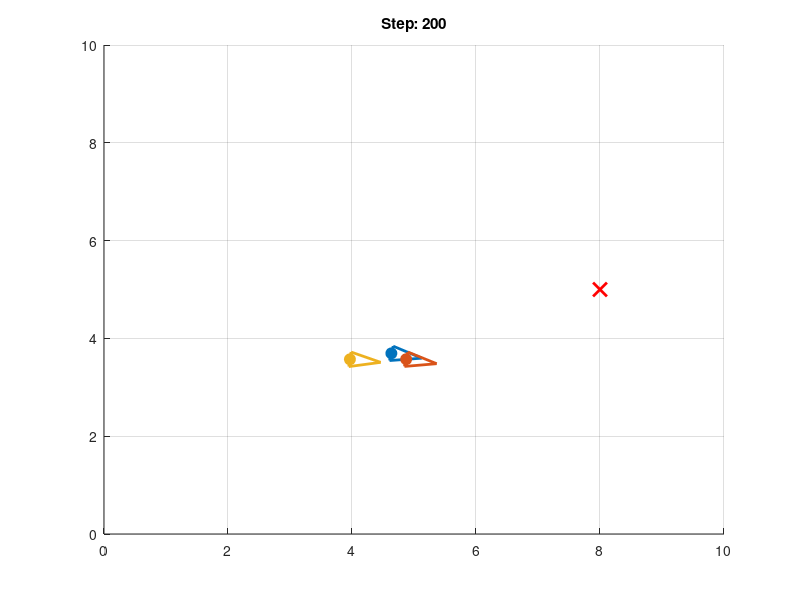

Here is the MATLAB script that generated this plot:
clc; clear; close all;

% Numero di robot
numDrones = 3;

% Stato dei robot [x, y, theta]
stati = rand(numDrones, 3) * 10; % Posizioni iniziali casuali in un'area 10x10

% Velocità massime
v_max = 1.0;
w_max = 1.0;

% Guadagni di controllo
Kp = 0.5;  % Guadagno per la velocità lineare
Ka = 1.0;  % Guadagno per la velocità angolare

% Parametri della simulazione
dt = 0.1; % Passo di tempo
steps = 200; % Numero di iterazioni

% Posizione iniziale del target
goal = [5, 5];

% Generazione colori per ogni robot
colors = lines(numDrones);

% Creazione della figura
figure; hold on;
axis([0 10 0 10]);
grid on;

for t = 1:steps
    clf; hold on;
    axis([0 10 0 10]);
    grid on;
    title(sprintf('Step: %d', t));
    
    % Muovi il target lungo un percorso circolare
    goal(1) = 5 + 3 * cos(0.02 * pi * t);
    goal(2) = 5 + 3 * sin(0.02 * pi * t);
    plot(goal(1), goal(2), 'rx', 'MarkerSize', 10, 'LineWidth', 2);
    
    for i = 1:numDrones
        % Calcolo della distanza e angolo verso il goal
        dx = goal(1) - stati(i,1);
        dy = goal(2) - stati(i,2);
        distance = hypot(dx, dy);
        angle_to_goal = atan2(dy, dx);
        angle_error = angle_to_goal - stati(i,3);
        
        % Normalizzazione dell'errore angolare in [-pi, pi]
        angle_error = mod(angle_error + pi, 2*pi) - pi;
        
        % Calcolo delle velocità
        v = Kp * distance;
        w = Ka * angle_error;
        
        % Limitazione delle velocità
        v = sign(v) * min(abs(v), v_max);
        w = sign(w) * min(abs(w), w_max);
        
        % Aggiornamento dello stato
        stati(i,1) = stati(i,1) + v * cos(stati(i,3)) * dt;
        stati(i,2) = stati(i,2) + v * sin(stati(i,3)) * dt;
        stati(i,3) = stati(i,3) + w * dt;
        
        % Disegno della posizione
        plot(stati(i,1), stati(i,2), 'o', 'Color', colors(i,:), 'MarkerSize', 8, 'MarkerFaceColor', colors(i,:));
        
        % Disegno dell'orientamento come triangolo
        triangle_length = 0.5;
        triangle_width = 0.3;
        
        vertices = [0, triangle_width/2; 0, -triangle_width/2; triangle_length, 0];
        R = [cos(stati(i,3)), -sin(stati(i,3)); sin(stati(i,3)), cos(stati(i,3))];
        rotated_vertices = (R * vertices')';
        rotated_vertices(:,1) = rotated_vertices(:,1) + stati(i,1);
        rotated_vertices(:,2) = rotated_vertices(:,2) + stati(i,2);
        rotated_vertices = [rotated_vertices; rotated_vertices(1,:)];
        plot(rotated_vertices(:,1), rotated_vertices(:,2), '-', 'Color', colors(i,:), 'LineWidth', 2);
    end
    
    % pause(0.05); % Ritardo per visualizzazione
end
